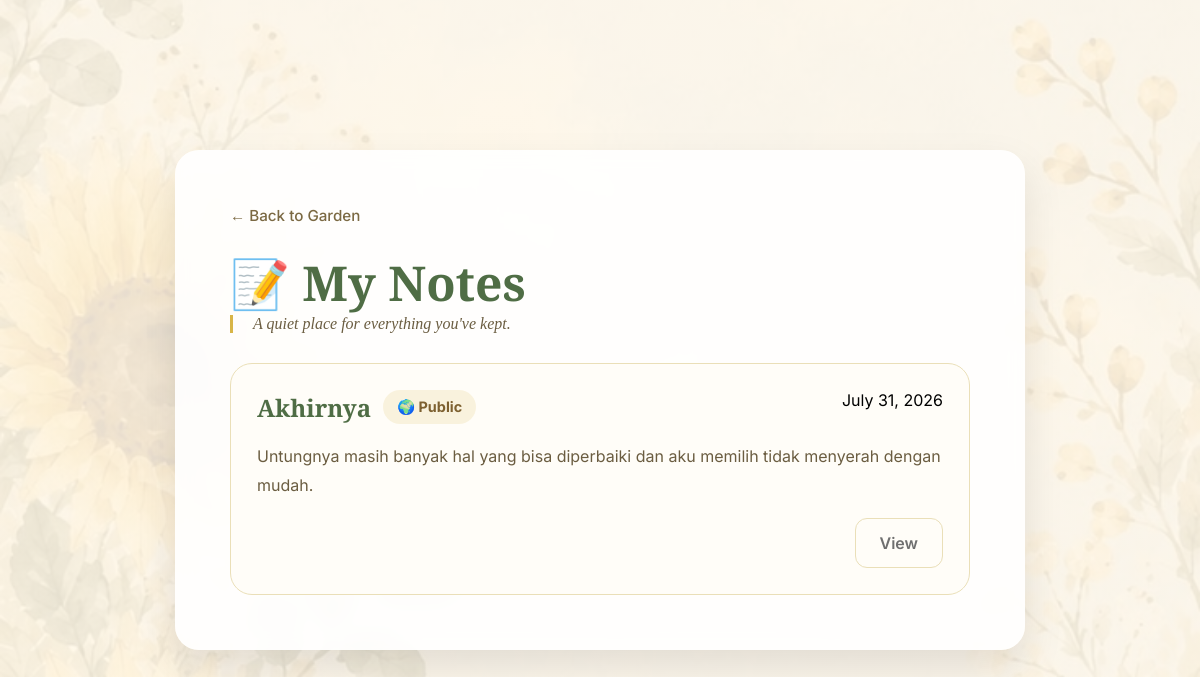
The app's page /note/ (signed in) with its own data.
### app/models.py (models this page shows, shortened)
class Note(db.Model):
    __tablename__ = "notes"
    id = db.Column(
        db.Integer,
        primary_key=True,
    )
    title = db.Column(
        db.String(150),
        nullable=False,
    )
    content = db.Column(
        db.Text,
        nullable=False,
    )
    is_public = db.Column(
        db.Boolean,
        default=False,
        nullable=False,
    )
    created_at = db.Column(
        db.DateTime,
        default=datetime.utcnow,
        nullable=False,
    )
    updated_at = db.Column(
        db.DateTime,
        default=datetime.utcnow,
        onupdate=datetime.utcnow,
        nullable=False,
    )
    user_id = db.Column(
        db.Integer,
        db.ForeignKey("users.id"),
        nullable=False,
    )
    author = db.relationship(
        "User",
        back_populates="notes",
    )
    cherishes = db.relationship(
    "Cherish",
    back_populates="note",
    cascade="all, delete-orphan",
)

### app/note/routes.py (the view)
@note.route("", methods=["GET"])
@note.route("/", methods=["GET"])
@login_required
def my_notes():
    notes = Note.query.filter_by(
        user_id=current_user.id,
    ).order_by(
        Note.created_at.desc(),
    ).all()
    return render_template(
        "note/my_notes.html",
        notes=notes,
    )

### app/templates/note/my_notes.html (shortened to what this page needs)
<!DOCTYPE html>
<html lang="en">
<head>
    <link rel="stylesheet" href="{{ url_for('static', filename='css/poem.css') }}">
</head>
<body>
    <main class="container">
        <div class="card poems-overview">
            <a href="{{ url_for('garden.home') }}" class="back-link">← Back to Garden</a>
            <h1>📝 My Notes</h1>
            <p class="intro">A quiet place for everything you've kept.</p>
            {% if notes %}
                <div class="poem-list">
                    {% for note in notes %}
                        <article class="poem-card">
                            <div class="poem-card-header">
                                <div class="poem-title-block">
                                    <h2>{{ note.title }}</h2>
                                    <span class="badge {{ 'public' if note.is_public else 'private' }}">
                                        {{ '🌍 Public' if note.is_public else '🔒 Private' }}
                                    </span>
                                </div>
                                <time datetime="{{ note.created_at.isoformat() }}">{{ note.created_at.strftime('%B %d, %Y') }}</time>
                            </div>
                            <p class="poem-preview">{{ note.content[:180] }}{% if note.content|length > 180 %}…{% endif %}</p>
                            <div class="poem-actions">
                                <a href="{{ url_for('note.view_note', note_id=note.id) }}" class="button secondary">View</a>
                            </div>
                        </article>
                    {% endfor %}
                </div>
            {% else %}
                <p class="empty-state">You haven't kept any notes yet. Start with a new thought.</p>
                <a href="{{ url_for('note.create_note') }}" class="button">Plant a Note</a>
            {% endif %}
        </div>
    </main>
</body>
</html>

### app/static/css/poem.css (style rules this page uses)
* { margin:0; padding:0; box-sizing:border-box; }
body { font-family:"Inter",sans-serif; background: linear-gradient( rgba(255,248,235,.88), rgba(255,248,235,.88) ), url("../img/andbees.jfif"); background-size:cover; background-position:center; background-attachment:fixed; min-height:100vh; display:flex; justify-content:center; align-items:center; padding:60px 20px; }
.container { width:100%; max-width:850px; }
.card { background:rgba(255,255,255,.90); backdrop-filter:blur(8px); border-radius:24px; padding:55px; box-shadow: 0 18px 40px rgba(0,0,0,.10); }
.back-link { text-decoration:none; color:#7b6943; font-size:.95rem; font-weight:500; transition:.25s; }
h1 { margin-top:25px; font-family:"Cormorant Garamond",serif; font-size:3rem; color:#4f6d45; }
.intro { border-left:3px solid #d8b547; padding-left:20px; font-family:"Lora", serif; font-size:1rem; font-style:italic; color:#6b5d41; }
.poem-list { display:grid; gap:18px; margin-top:30px; }
.poem-card, .poem-detail, .poem-confirm { background:#fffdf8; border:1px solid #eadfb8; border-radius:22px; padding:26px; }
.poem-card-header { display:flex; justify-content:space-between; align-items:flex-start; gap:16px; flex-wrap:wrap; }
.poem-card h2, .poem-detail h1, .poem-confirm h1 { font-family:"Cormorant Garamond",serif; color:#4f6d45; margin:0; }
.poem-preview, .poem-date, .poem-content, .confirm-details p { color:#6b5d41; line-height:1.8; }
.poem-preview { margin:18px 0; font-size:1rem; }
.poem-actions, .poem-detail-actions { display:flex; justify-content:flex-end; gap:12px; flex-wrap:wrap; }
.button { display:inline-flex; align-items:center; justify-content:center; padding:14px 24px; border-radius:12px; background:#d8b547; color:#fff; text-decoration:none; font-weight:600; }
.button.secondary, .cancel { background:transparent; color:#6f6f6f; border:1px solid #eadfb8; }
.poem-title-block { display:flex; align-items:center; gap:12px; flex-wrap:wrap; }
.badge { display:inline-flex; align-items:center; gap:6px; padding:8px 14px; border-radius:999px; font-size:.9rem; font-weight:700; }
.badge.public { background:rgba(216,181,71,.15); color:#7d602f; }

### records on screen
Note: title "Akhirnya", is_public "🌍 Public", created_at "July 31, 2026", content "Untungnya masih banyak hal yang bisa diperbaiki dan aku memilih tidak menyerah dengan mudah."
